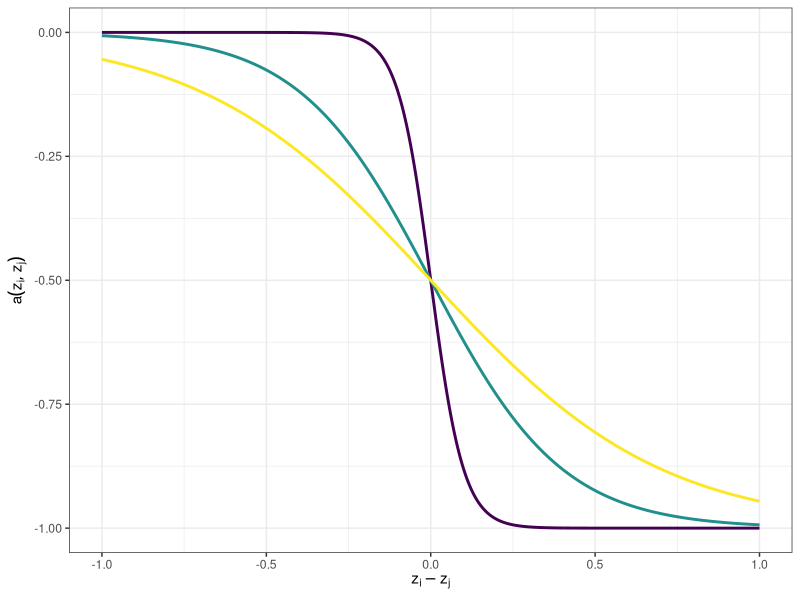

This chart was generated by the following R code:
library(ggplot2)

# Trait distance range
dz <- seq(-1, 1, length.out = 500)

# Define different competition widths
sigma_values <- c(0.1, 0.4, 0.7)

# Create table
df <- data.frame()

for (s in sigma_values) {
  a <- -(tanh((dz)/s) + 1)/2

  t <- data.frame(
    trait_distance = dz,
    competition = a,
    sigma = paste0("σ = ", s)
  )

  df <- rbind(df, t)
}

# Plot
ggplot(df, aes(x = trait_distance, y = competition, color = sigma)) +
  geom_line(linewidth = 1) +
  scale_color_viridis_d(
    option = "D",
    name = expression(sigma),
    labels = c("σ = 0.1", "σ = 0.4", "σ = 0.7"),
    breaks = c(0.1, 0.4, 0.7)) +
  labs(x = expression(z[i] - z[j]), y = expression(a(z[i], z[j])), color = expression(sigma)) +
  theme_bw()
